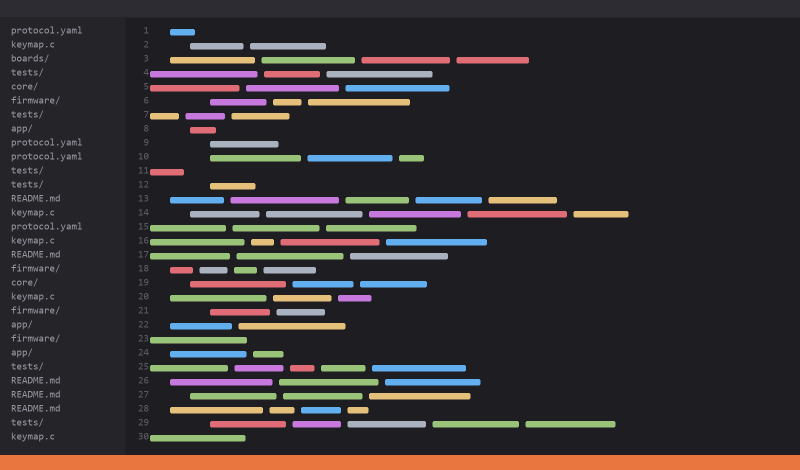
#> input picture hardware/case/blender/monitor.png, 1600 x 940 px (shown at 1/2 size)
$ python post.py monitor.png monitor.png 100
#> lines starting #> are read from the running program, lines starting #| are printed output that depends on the picture
# python post.py <in.png> <out> [width]: downsample, sharpen, and add subtle lens effects
# (a touch of bloom, lateral chromatic aberration, vignette and grain). Needs Pillow and numpy.
import sys
import numpy as np
from PIL import Image, ImageFilter

src, dst = sys.argv[1], sys.argv[2]
width = int(sys.argv[3]) if len(sys.argv) > 3 else 2400
im = Image.open(src).convert("RGB")
#> im is the input picture: PIL image 1600x940 RGB; mean R, G, B 53.3, 49, 50.3
im = im.resize((width, round(im.height * width / im.width)), Image.LANCZOS)
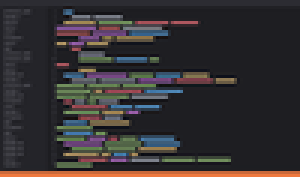
#> im: PIL image 100x59 RGB (shown 3 times larger); mean R, G, B 53.3, 49, 50.3
im = im.filter(ImageFilter.UnsharpMask(radius=1.1, percent=55, threshold=2))
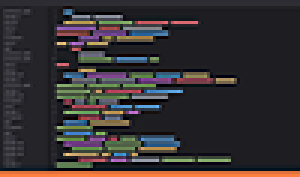
#> im: PIL image 100x59 RGB (shown 3 times larger); mean R, G, B 53.6, 49.2, 50.4
a = np.asarray(im).astype(np.float32) / 255.0
h, w, _ = a.shape
#> h = 59; w = 100

# bloom: blurred highlights added back faintly
hi = np.clip((a - 0.82) / 0.18, 0, 1) * a
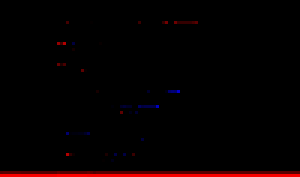
#> hi: shape (59, 100, 3) float32 (shown 3 times larger); mean R, G, B 0.0237, 0, 0.00136
glow = np.asarray(Image.fromarray((hi * 255).astype(np.uint8)).filter(ImageFilter.GaussianBlur(w / 110))).astype(np.float32) / 255
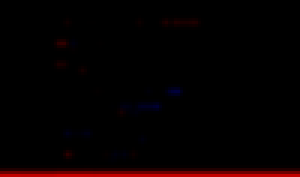
#> glow: shape (59, 100, 3) float32 (shown 3 times larger); mean R, G, B 0.0236, 0, 0.00133
a = 1 - (1 - a) * (1 - glow * 0.35)

# lateral chromatic aberration: red scaled out, blue in, by a fraction of a pixel at the corners
def rescale(ch, s):
#> called with s = 1
    img = Image.fromarray((ch * 255).astype(np.uint8))
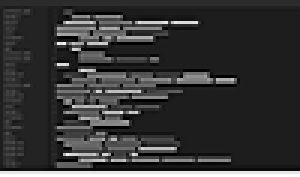
#> img: PIL image 100x59 L (shown 3 times larger); min 0, max 255, mean 53.1
    nw, nh = round(w * s), round(h * s)
#> nw = 100; nh = 59
    img = img.resize((nw, nh), Image.BICUBIC)
    l, t = (nw - w) // 2, (nh - h) // 2
#> l = 0; t = 0
    if s >= 1:
        img = img.crop((l, t, l + w, t + h))
    else:
        c = Image.new("L", (w, h)); c.paste(img, (-l, -t)); img = c
    return np.asarray(img).astype(np.float32) / 255
a[..., 0] = rescale(a[..., 0], 1.0019)
a[..., 1] = rescale(a[..., 1], 1.00095)  # blue stays put: all scales >= 1, so no empty border
#> call 2 of rescale, with s = 1
#> in rescale (call 2), `img = Image.fromarray((ch * 255).astype(np.uint8))`:
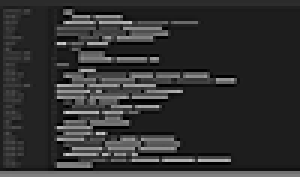
#> img: PIL image 100x59 L (shown 3 times larger); min 0, max 206, mean 48.4

# vignette
yy, xx = np.mgrid[0:h, 0:w]
r = np.sqrt(((xx - w / 2) / (w / 2)) ** 2 + ((yy - h / 2) / (h / 2)) ** 2) / np.sqrt(2)
a *= (1 - 0.16 * np.clip(r, 0, 1) ** 2.2)[..., None]
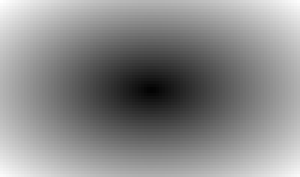
#> r: shape (59, 100) float64 (shown 3 times larger); min 0.012, max 1, mean 0.541

# fine monochrome grain
rng = np.random.default_rng(7)
a += rng.normal(0, 0.006, (h, w, 1)).astype(np.float32)
out = Image.fromarray((np.clip(a, 0, 1) * 255 + 0.5).astype(np.uint8))
out.save(dst, quality=93)
